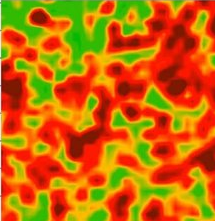
%> input picture mapa_raman.png, 215 x 221 px
$ octave mapa_raman.m   (GNU Octave 9; MATLAB toolbox functions it lacks are replaced by stand-ins)
%> lines starting %> are read from the running program, lines starting %| are printed output that depends on the picture; in (x1, y1, x2, y2) boxes, pixels count from 0 and x2, y2 are one past the last pixel; in counts of white or black regions, pixels touching at a corner belong together; the program's own positions count from 1
% Carregar o pacote de imagem
pkg load image

% Carregar a imagem do mapa Raman
mapa_raman = imread('mapa_raman.png');
%> mapa_raman is the input picture: size 221x215x3 uint8; mean R, G, B 200.7, 105.6, 6.5

% Converter para escala de cinza se necessário
if ndims(mapa_raman) == 3
    mapa_raman = rgb2gray(mapa_raman);
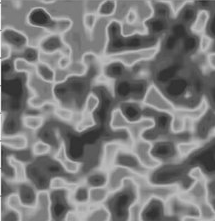
%> mapa_raman: size 221x215 uint8; min 42, max 237, mean 122.7
end

% Exibir a imagem original
figure;
imshow(mapa_raman);
title('Imagem Original do Mapa Raman');

% Processamento de imagem para destacar os picos (D e G)
% Aqui, um exemplo simples de limiarização pode ser usado
threshold = graythresh(mapa_raman);
%> threshold = 0.459
imagem_binaria = im2bw(mapa_raman, threshold);
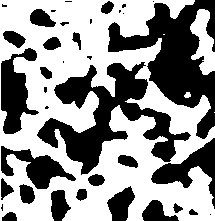
%> imagem_binaria: size 221x215 logical; 57.4% white; 37 black regions (14 under 20 px), largest, box (x1, y1, x2, y2) and area: (37, 62, 191, 175) 6060, (108, 0, 215, 139) 6016, (1, 48, 39, 134) 1739

% Exibir a imagem binarizada
figure;
imshow(imagem_binaria);
title('Imagem Binarizada');

% Análise da intensidade dos picos
% Supondo que os picos D e G foram isolados, calculamos suas intensidades
intensidade_d = mean(mapa_raman(imagem_binaria)); % Exemplo para o pico D
%> intensidade_d = 152
intensidade_g = mean(mapa_raman(~imagem_binaria)); % Exemplo para o pico G
%> intensidade_g = 83.3

% Calcular a razão ID/IG
razao_id_ig = intensidade_d / intensidade_g;
%> razao_id_ig = 1.82

% Exibir a razão ID/IG no terminal
disp(['Intensidade Pico D: ', num2str(intensidade_d)]);
%| Intensidade Pico D: 152.0119
disp(['Intensidade Pico G: ', num2str(intensidade_g)]);
%| Intensidade Pico G: 83.2974
disp(['Razão ID/IG: ', num2str(razao_id_ig)]);
%| Razão ID/IG: 1.8249

% Visualização das intensidades dos picos (Mapa de calor)
figure;
imagesc(mapa_raman);
colorbar;
title('Mapa de Calor das Intensidades dos Picos Raman');

% Adicionar as métricas calculadas ao gráfico de mapa de calor
text(10, 10, ['Pico D: ', num2str(intensidade_d)], 'Color', 'white', 'FontSize', 12, 'BackgroundColor', 'black');
text(10, 30, ['Pico G: ', num2str(intensidade_g)], 'Color', 'white', 'FontSize', 12, 'BackgroundColor', 'black');
text(10, 50, ['Razão ID/IG: ', num2str(razao_id_ig)], 'Color', 'white', 'FontSize', 12, 'BackgroundColor', 'black');
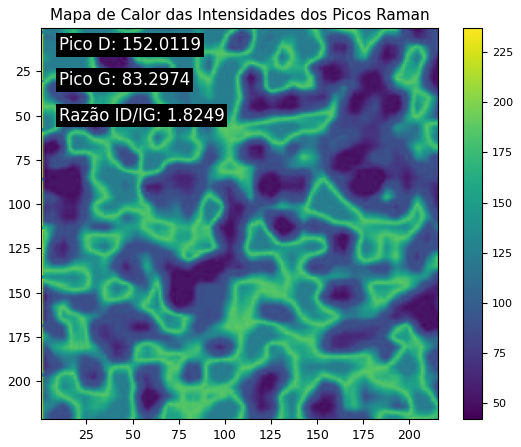
%> figure redrawn from the program's plot data
